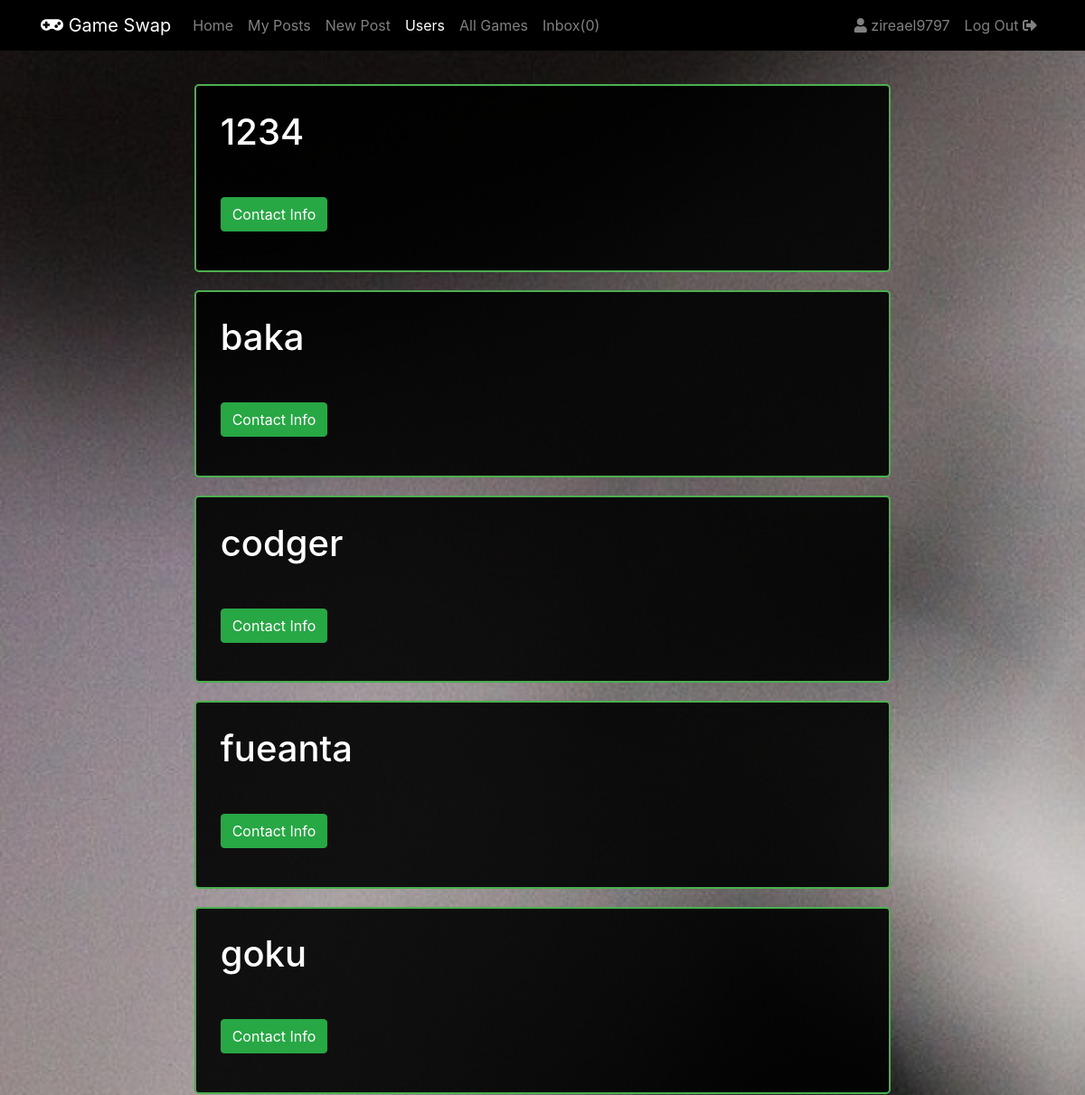
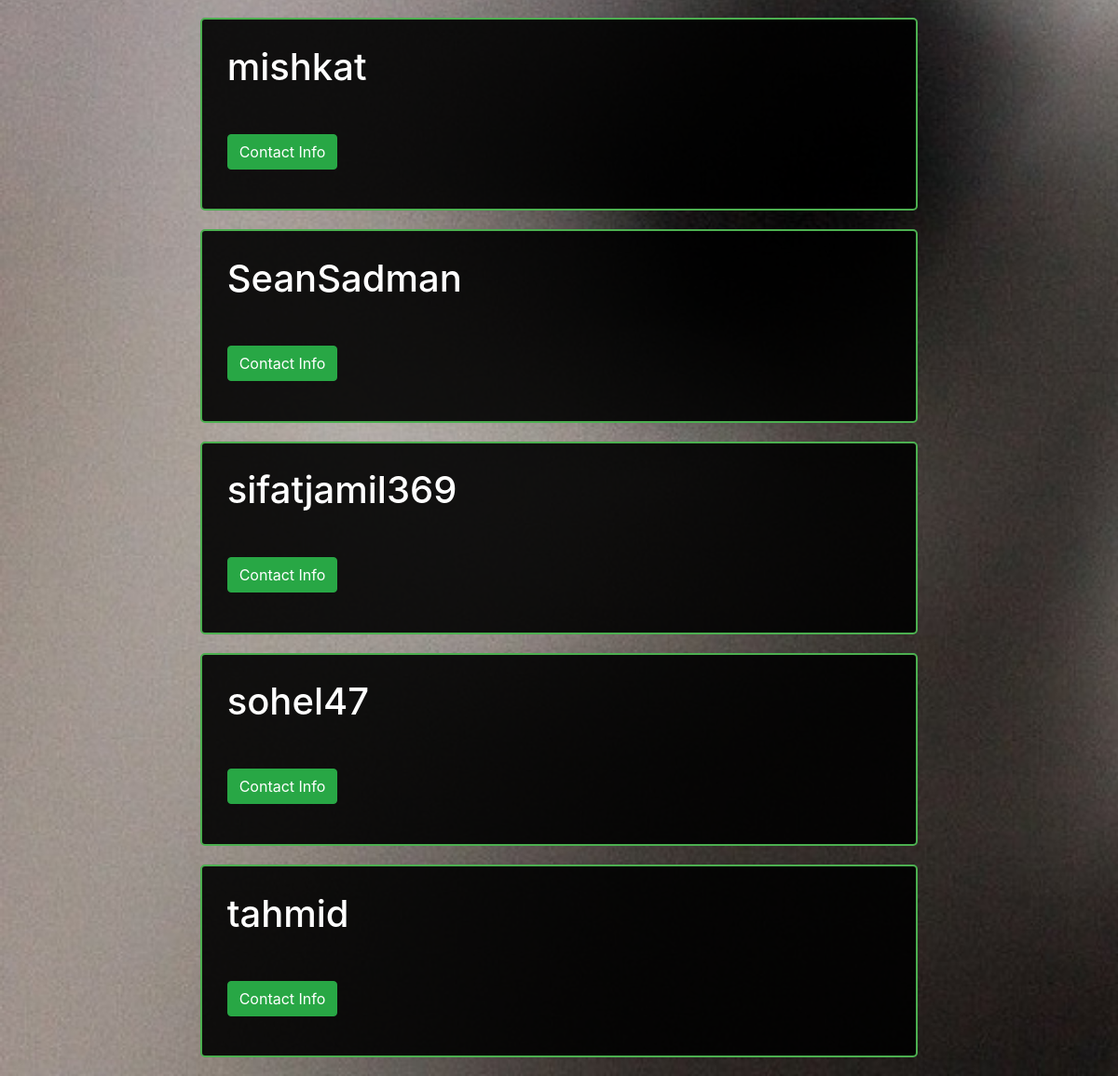
/users.php (signed in), run on the app's committed database (2 pictures, top to bottom).
### tables this page shows
CREATE TABLE `users` (
  `username` varchar(15) NOT NULL,
  `email` varchar(50) NOT NULL,
  `pass` varchar(15) NOT NULL
);

### users.php (the view, shortened to what this page needs)
<?php
include 'connection.php';
?>
<html id="html">
<head>
    <link rel="stylesheet" href="css/bootstrap.css">
    <link rel="stylesheet" href="css/post.css">
    <link rel="stylesheet" href="css/all.min.css">
</head>
<body id="body">
<nav class="navbar navbar-expand-lg navbar-dark fixed-top" style="background-color: black">
    <div class="container">
        <a class="navbar-brand" href="home.php"><i class="fas fa-gamepad"></i> Game Swap</a>
        <div class="collapse navbar-collapse" id="navbarToggler">
            <ul class="navbar-nav mr-auto mt-2 mt-lg-0">
                <li class="nav-item">
                    <a class="nav-link" href="home.php">Home</a>
                </li>
                <li class="nav-item">
                    <a class="nav-link" href="myposts.php">My Posts</a>
                </li>
                <li class="nav-item">
                    <a class="nav-link" href="newpost.php">New Post</a>
                </li>
                <li class="nav-item active">
                    <a class="nav-link" href="users.php">Users</a>
                </li>
                <li class="nav-item">
                    <a class="nav-link" href="games.php">All Games</a>
                </li>
                <li class="nav-item">
                    <?php
                    echo "<a class=\"nav-link\" href=\"messages.php\">Inbox(";
                    $sqlunread = "SELECT * FROM messages where  receiver =\"".$_SESSION["username"]."\" and msgread = 'no' order by time desc";
                    $unread = mysqli_query($conn, $sqlunread);
                    echo    mysqli_num_rows($unread);
                    echo ")</a>";
                    ?>
                </li>
            </ul>
            <ul class="navbar-nav ml-auto my-2 my-lg-0">
                <li class="nav-item">
                    <a class="nav-link" href="myinfo.php"><?php
                        echo "<i class=\"fas fa-user\"></i>  " .$_SESSION['username'].""
                        ?></a>
                </li>
                <li class="nav-item">
                    <a class="nav-link" href="login.php">Log Out <i class="fas fa-sign-out-alt"></i></a>
                </li>
            </ul>
        </div>
    </div>
</nav>
<div class="container" id="posts">
    <?php
    $sql = "SELECT username FROM users where username !=\"".$_SESSION["username"]."\" order by username";
    $result = mysqli_query($conn, $sql);
    if (mysqli_num_rows($result) > 0) {
        while($row = mysqli_fetch_assoc($result)) {
            echo "<div id='post'>
                <h1>" . $row["username"]. "</h1><br>
                <form action='userinfo.php' method='post'>
                    <div class='form-group'>
                        <input type='hidden' class='form-control' name='username' id='username' value='".$row["username"]."'>
                    </div>
                    <button type='submit' class='btn btn-success'>Contact Info</button>
                </form>
            </div>";
        }
    } else {
        echo "0 results";
        echo "<div style='margin-bottom: 1000px'>
            </div>";
    }
    ?>
</div>
</body>
</html>

### css/post.css (style rules this page uses)
#html { margin-top: 30pt; }
#body { background-image: url("../img/login.jpeg"); background-size: cover; background-attachment: fixed; }
#posts { margin-top: 40pt; max-width: 600pt; }
#post { color: white; margin-top: 20px; margin-bottom: 20px; background: rgba(0, 0, 0, 0.9); border-radius: 5px; padding: 20pt; text-wrap: normal; border: 2px solid #4caf50; }

### data on the page
users: username "1234"
users: username "baka"
users: username "codger"
users: username "fueanta"
users: username "goku"
users: username "mishkat"
users: username "SeanSadman"
users: username "sifatjamil369"
users: username "sohel47"
users: username "tahmid"

### other printed values
mysqli_num_rows($unread) "0"
$_SESSION['username'] "zireael9797"
